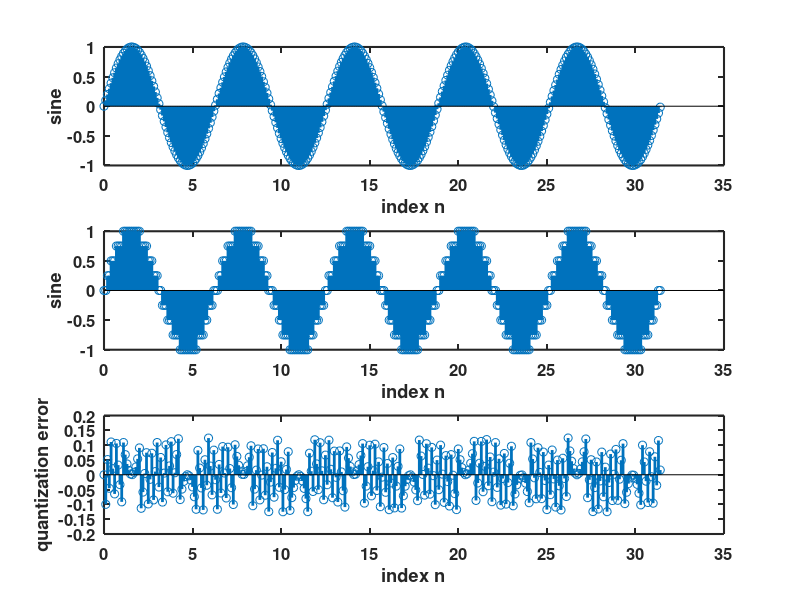

MATLAB code for this plot:
clc
clear all
close all
%%
N = 5;
Fs = 5;
T = 1/Fs;
n = 0:0.1:N*2*pi;
x = sin(n);
figure;
subplot(3, 1, 1);
stem(n, x, 'LineWidth', 2);
set(gca, 'Box', 'on', ...,
         'FontSize', 12, ...,
         'FontWeight', 'bold', ...,
         'LineWidth', 1.5, ...,
         'Color', [0.95 0.95 0.95], ...,
         'XGrid', 'off', ...,
         'YGrid', 'off');
     xlabel('index n');
     ylabel('sine');
subplot(3, 1, 2);
stem(n, 0.25*round(x/0.25), 'LineWidth', 2);
set(gca, 'Box', 'on', ...,
         'FontSize', 12, ...,
         'FontWeight', 'bold', ...,
         'LineWidth', 1.5, ...,
         'Color', [0.95 0.95 0.95], ...,
         'XGrid', 'off', ...,
         'YGrid', 'off');
     xlabel('index n');
     ylabel('sine');
subplot(3, 1, 3);
stem(n, 0.25*round(x/0.25) - x, 'LineWidth', 2);
set(gca, 'Box', 'on', ...,
         'FontSize', 12, ...,
         'FontWeight', 'bold', ...,
         'LineWidth', 1.5, ...,
         'Color', [0.95 0.95 0.95], ...,
         'XGrid', 'off', ...,
         'YGrid', 'off');
     xlabel('index n');
     ylabel('quantization error');